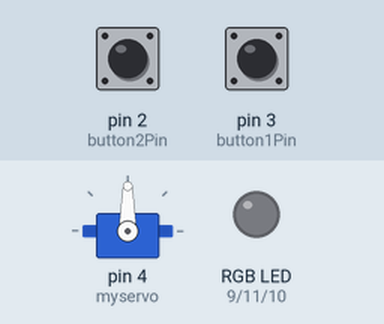
Simulated run of this sketch. Board: Arduino Uno, built with avr-gcc and run on an emulated ATmega328P. Shown: servo, an RGB LED mixed from three pins (HIGH = lit). Inputs (shaded band) come from the test bench; at power-on: pin 2 (button2Pin) LOW, pin 3 (button1Pin) LOW.

Above: at 1.2 s.
1.3 s: pin 2 (button2Pin) pulled HIGH for 3.2 s
At 1.9 s:
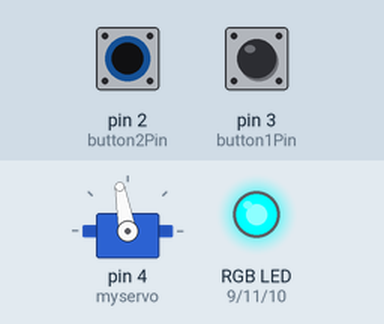
6.0 s: pin 2 (button2Pin) pulled HIGH for 0.15 s
At 6.6 s:
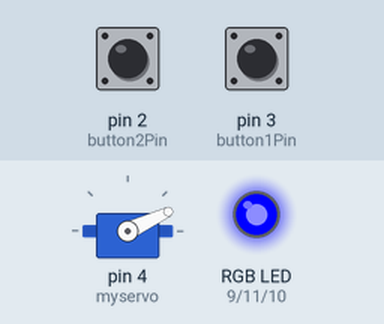
7.6 s: pin 2 (button2Pin) pulled HIGH for 1 s
At 7.9 s:
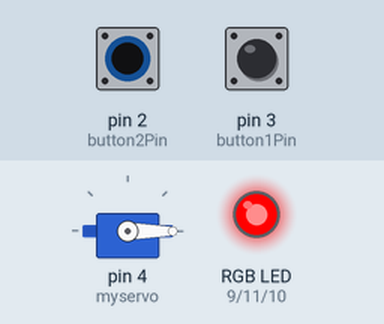
10.1 s: pin 3 (button1Pin) pulled HIGH for 0.15 s
At 11.0 s:
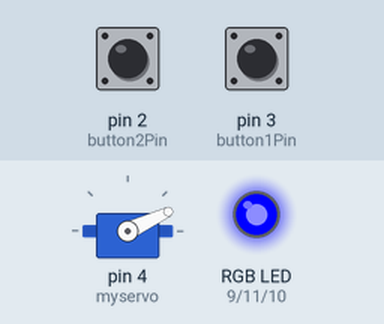
11.7 s: pin 3 (button1Pin) pulled HIGH for 1 s
At 12.2 s:
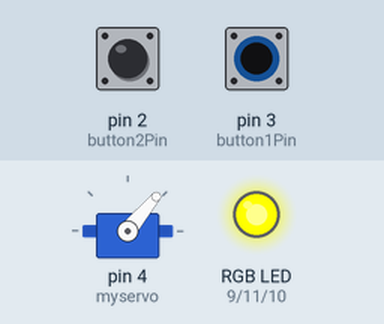
Timing chart, 0 to 14.7 s (numbered marks = the images above; inputs shaded):
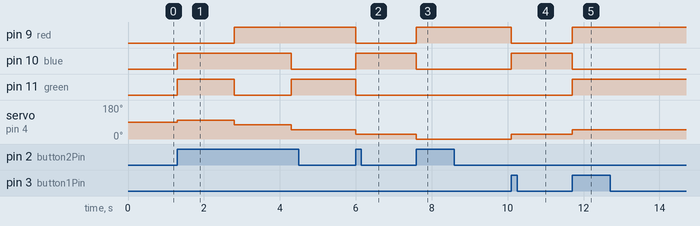

The sketch:

Code.ino
```cpp
// Name :- Kunjesh Kantilal Ramani (200515106)
// Date :- 27th July 2022
// Week :- Lab 10 LEVEL 2
// Description :- Add an RGB led to the circuit. Now have a different light colour appear at each of the
// motor positions(0,25,50,75,100). If the motor is at 100% and the user hits button 1(move
// forward) have the motor transition through all colours and position as it returns to 0%. Likewise
// if the motor is at 0% and the user hits button 2(move backwards) then the motor will hit all the
// colours and positions automatically as it moves to 100%.

#include <Servo.h>
Servo myservo;
int val = -25;
int button1Pin = 3; // For button 1
int button2Pin = 2; // For button 2
int red = 9;        // The red RGB LED is connected pin 9 of the Arduino.
int blue = 10;      // The green RGB LED is connected pin 10 of the Arduino.
int green = 11;

void setup()
{
    myservo.attach(4); // To make an Attachment
    Serial.begin(9600);
    pinMode(button1Pin, INPUT);
    pinMode(button2Pin, INPUT);
    pinMode(red, OUTPUT);   // Setup red RGB LED pin as an output pin.
    pinMode(green, OUTPUT); // Setup green RGB LED pin as an output pin.
    pinMode(blue, OUTPUT);  // Setup green RGB LED pin as an output pin.
}

// Below function will later be used in the main loop
// In this function LED light will turn on according to the value of "val"
void buttonplus()
{
    if (val == 0)
    {
        myservo.write(val);

        digitalWrite(red, HIGH);  // RED high
        digitalWrite(blue, LOW);  // BLUE low
        digitalWrite(green, LOW); // GREEN LOW
        delay(1500);
    }
    else if (val == 25)
    {
        myservo.write(val);
        // delay(1500);  Delay were used for to check whether the function is working or not
        digitalWrite(red, LOW);   // RED high
        digitalWrite(blue, HIGH); // BLUE high
        digitalWrite(green, LOW); // GREEN low
        delay(1500);
    }
    else if (val == 50)
    {
        myservo.write(val);
        // delay(1500);
        digitalWrite(red, HIGH);   // RED high
        digitalWrite(blue, LOW);   // BLUE low
        digitalWrite(green, HIGH); // GREEN high
        delay(1500);
    }
    else if (val == 75)
    {
        myservo.write(val);
        // delay(1500);
        digitalWrite(red, HIGH);  // RED high
        digitalWrite(blue, HIGH); // BLUE high
        digitalWrite(green, LOW); // GREEN low
        delay(1500);
    }
    else if (val == 100)
    {
        myservo.write(val);
        // delay(1500);
        digitalWrite(red, LOW);    // RED low
        digitalWrite(blue, HIGH);  // BLUE high
        digitalWrite(green, HIGH); // GREEN high
        delay(1500);
    }
}

void loop()
{
    // When button 1 is pressed then increase the value and perform the task
    if (digitalRead(button1Pin) == HIGH)
    {
        val = val + 25;
        if (val > 100)
        {
            val = 0;
        }
        buttonplus();
    }

    // When button 1 is pressed then increase the value and perform the task
    if (digitalRead(button2Pin) == HIGH)
    {
        val = val - 25;
        if (val < 0)
        {
            val = 100;
        }
        buttonplus();
    }
}
```

Measured:
- after the input at 1.3 s, pin 9 (red): LOW → HIGH after 1.5 s; pin 10 (blue): LOW → HIGH at once, → LOW 3.0 s later; pin 11 (green): LOW → HIGH at once, → LOW 1.5 s later, → HIGH 1.5 s later; servo on pin 4 (myservo): 90° → 100° at once, → 75° 1.5 s later, → 50° 1.5 s later
- after the input at 6.0 s, pin 9 (red), pin 11 (green): HIGH → LOW at once; pin 10 (blue): LOW → HIGH at once; servo on pin 4 (myservo): 50° → 25° at once
- after the input at 7.6 s, pin 9 (red): LOW → HIGH at once; pin 10 (blue): HIGH → LOW at once; servo on pin 4 (myservo): 25° → 0° at once
- after the input at 10.1 s, pin 9 (red): HIGH → LOW at once; pin 10 (blue): LOW → HIGH at once; servo on pin 4 (myservo): 0° → 25° at once
- after the input at 11.7 s, pin 9 (red), pin 11 (green): LOW → HIGH at once; pin 10 (blue): HIGH → LOW at once; servo on pin 4 (myservo): 25° → 50° at once
